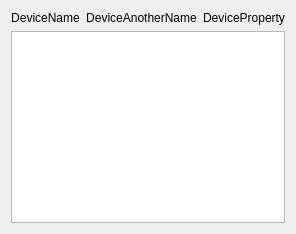
        <widget class="QWidget" name="page_4">
         <layout class="QGridLayout" name="gridLayout_8">
          <item row="0" column="0">
           <layout class="QHBoxLayout" name="horizontalLayout_4">
            <item>
             <widget class="QLabel" name="label_21">
              <property name="text">
               <string>DeviceName</string>
              </property>
              <property name="alignment">
               <set>Qt::AlignCenter</set>
              </property>
             </widget>
            </item>
            <item>
             <widget class="QLabel" name="label_22">
              <property name="text">
               <string>DeviceAnotherName</string>
              </property>
              <property name="alignment">
               <set>Qt::AlignCenter</set>
              </property>
             </widget>
            </item>
            <item>
             <widget class="QLabel" name="label_25">
              <property name="text">
               <string>DeviceProperty</string>
              </property>
              <property name="alignment">
               <set>Qt::AlignCenter</set>
              </property>
             </widget>
            </item>
           </layout>
          </item>
          <item row="1" column="0">
           <widget class="QListWidget" name="m_pLWBlackMagic">
            <property name="selectionMode">
             <enum>QAbstractItemView::NoSelection</enum>
            </property>
           </widget>
          </item>
         </layout>
        </widget>
